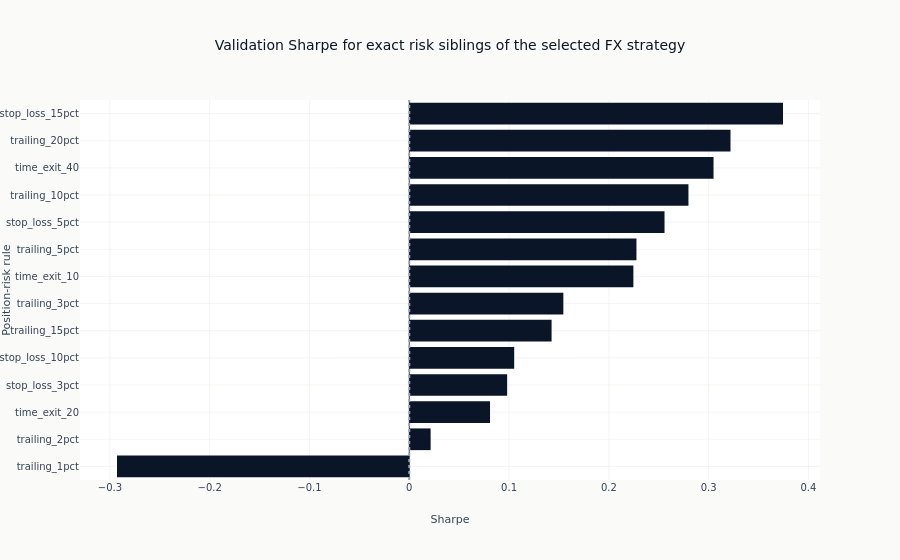

Write notebook code for a chart like this one.
### Code cell
risk_figure = px.bar(
    risk_evidence.sort("sharpe"),
    x="sharpe",
    y="risk_name",
    orientation="h",
    title="Validation Sharpe for exact risk siblings of the selected FX strategy",
    labels={"sharpe": "Sharpe", "risk_name": "Position-risk rule"},
)
risk_figure.add_vline(x=0, line_dash="dot", line_color=COLORS["recede"])
risk_figure.show()

### Figure 1 — Plotly figure (JSON) as saved in the notebook; plotly's stock layout.template omitted (floating-point values rounded to 4 significant figures)
{"data": [{"hovertemplate": "Sharpe=%{x}<br>Position-risk rule=%{y}<extra></extra>", "legendgroup": "", "marker": {"color": "#0a1628", "pattern": {"shape": ""}}, "name": "", "orientation": "h", "showlegend": false, "textposition": "auto", "type": "bar", "x": [-0.2929, 0.02141, 0.08091, 0.09809, 0.1051, 0.1426, 0.1544, 0.2246, 0.2277, 0.2558, 0.2797, 0.3049, 0.3219, 0.3745], "xaxis": "x", "y": ["trailing_1pct", "trailing_2pct", "time_exit_20", "stop_loss_3pct", "stop_loss_10pct", "trailing_15pct", "trailing_3pct", "time_exit_10", "trailing_5pct", "stop_loss_5pct", "trailing_10pct", "time_exit_40", "trailing_20pct", "stop_loss_15pct"], "yaxis": "y"}], "layout": {"barmode": "relative", "legend": {"tracegroupgap": 0}, "shapes": [{"line": {"color": "#94a3b8", "dash": "dot"}, "type": "line", "x0": 0, "x1": 0, "xref": "x", "y0": 0, "y1": 1, "yref": "y domain"}], "title": {"text": "Validation Sharpe for exact risk siblings of the selected FX strategy"}, "xaxis": {"anchor": "y", "domain": [0.0, 1.0], "title": {"text": "Sharpe"}}, "yaxis": {"anchor": "x", "domain": [0.0, 1.0], "title": {"text": "Position-risk rule"}}}}
